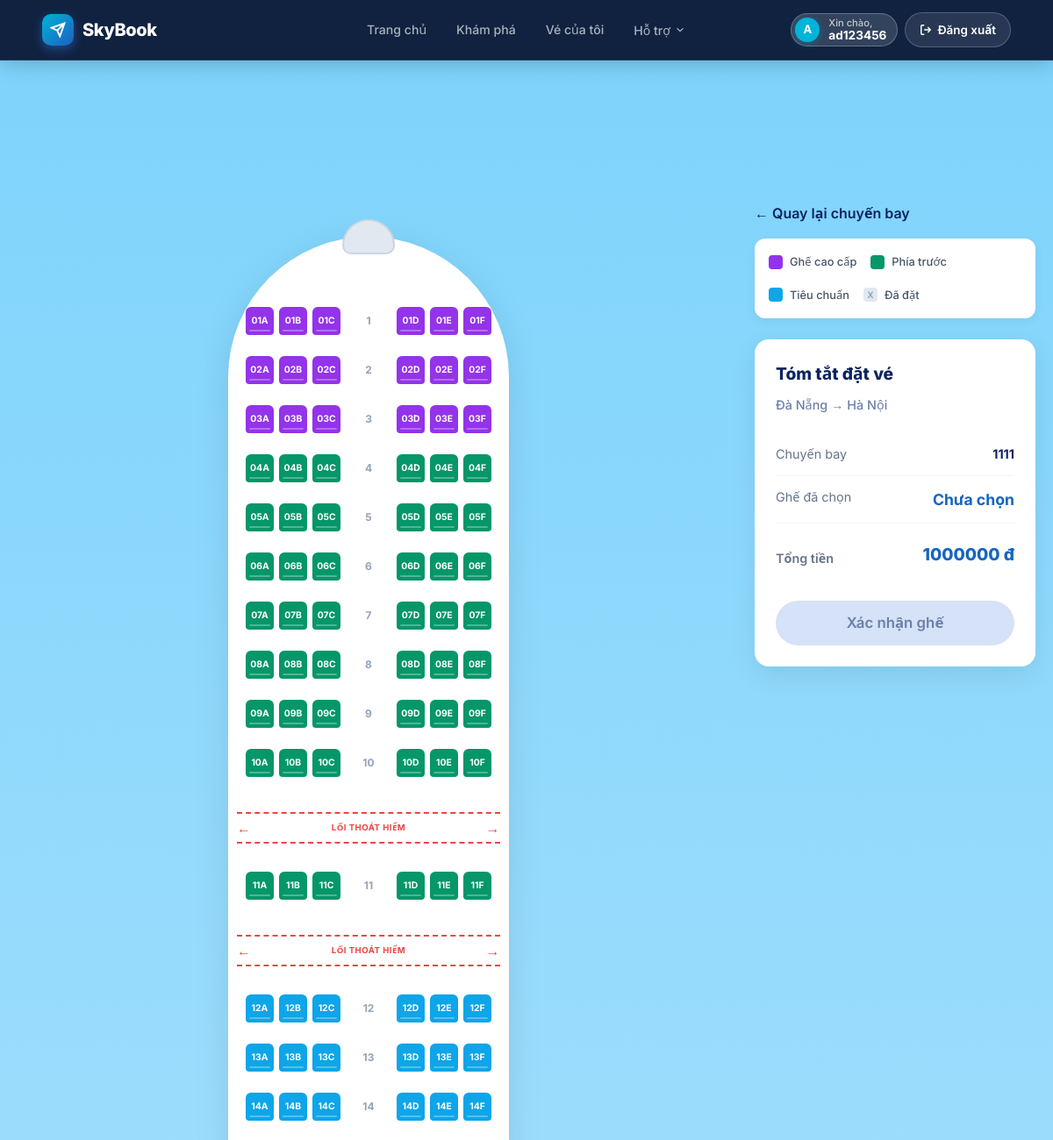
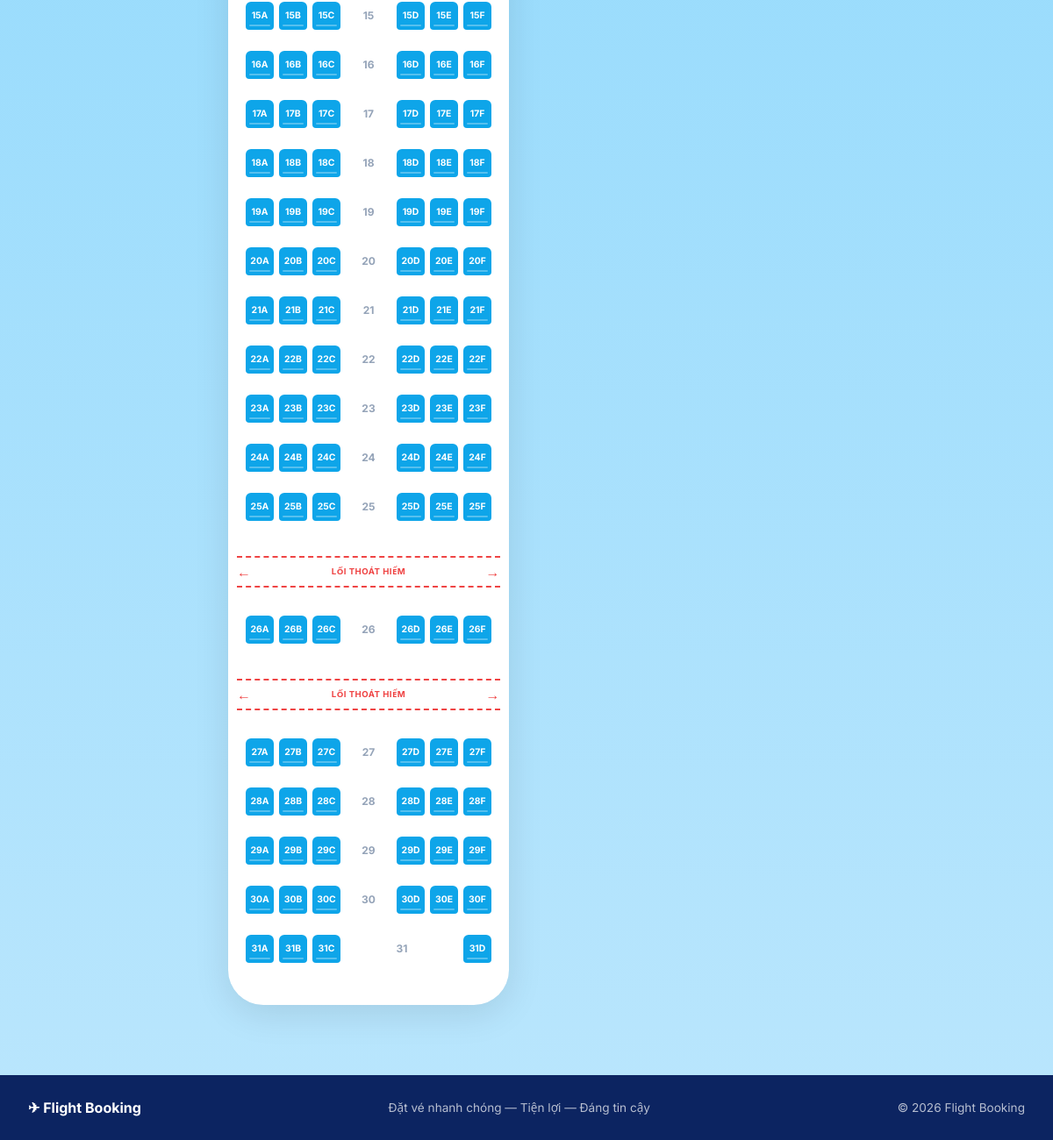
/bookings/create/3/ (signed in), run on the app's committed database (2 pictures, top to bottom).
### flights/models.py (models this page shows, shortened)
class Flight(models.Model):
    STATUS_CHOICES = [
        ("scheduled", "Scheduled"),
        ("boarding", "Boarding"),
        ("departed", "Departed"),
        ("completed", "Completed"),
        ("cancelled", "Cancelled"),
    ]
    flight_number = models.CharField(max_length=20, verbose_name="Flight Number")
    airline = models.ForeignKey(Airline, on_delete=models.CASCADE, related_name="flights", verbose_name="Airline")
    aircraft = models.ForeignKey(Aircraft, on_delete=models.CASCADE, related_name="flights", verbose_name="Aircraft")
    departure_airport = models.ForeignKey(Airport, on_delete=models.CASCADE, related_name="departures", verbose_name="Departure Airport")
    arrival_airport = models.ForeignKey(Airport, on_delete=models.CASCADE, related_name="arrivals", verbose_name="Arrival Airport")
    departure_time = models.DateTimeField(db_index=True, verbose_name="Departure Time")
    arrival_time = models.DateTimeField(verbose_name="Arrival Time")
    price = models.DecimalField(max_digits=12, decimal_places=2, verbose_name="Base Price")
    status = models.CharField(max_length=20, choices=STATUS_CHOICES, default="scheduled", db_index=True, verbose_name="Status")
    class Meta:
        verbose_name = "Flight"
        verbose_name_plural = "Flights"

class Airport(models.Model):
    name = models.CharField(max_length=150, verbose_name="Airport Name")
    code = models.CharField(max_length=10, unique=True, verbose_name="Airport Code")
    city = models.CharField(max_length=100, verbose_name="City")
    class Meta:
        verbose_name = "Airport"
        verbose_name_plural = "Airports"

### bookings/views.py (the view, shortened to what this page needs)
@login_required
@transaction.atomic
def create_booking(request, flight_id):
    flight = get_object_or_404(Flight, id=flight_id)
    all_seats = _generate_seats(flight)
    return render(
        request,
        "bookings/create.html",
        {"flight": flight, "all_seats": all_seats}
    )

### templates/bookings/create.html (shortened to what this page needs)
{% extends "base.html" %}
{% block content %}
<div class="booking-layout">
    <div class="plane-wrapper">
        <div class="plane-fuselage">
            <div class="cockpit"></div>
            <form method="POST" id="booking-form">
                {% for row in all_seats %}
                    {% if row.is_exit %}
                        <div class="exit-row">
                            <span class="exit-arrow">&larr;</span>
                            <span>Lối thoát hiểm</span>
                            <span class="exit-arrow">&rarr;</span>
                        </div>
                    {% endif %}
                    <div class="seat-row">
                        <div class="seat-group left">
                            {% for seat in row.seats|slice:":3" %}
                                <button type="button"
                                    class="seat {{ row.type }} {% if seat.taken %}taken{% endif %}"
                                    data-seat="{{ seat.code }}"
                                    onclick="selectSeat('{{ seat.code }}')">{{ seat.code }}</button>
                            {% endfor %}
                        </div>
                        <div class="aisle-number">{{ row.row_number }}</div>
                        <div class="seat-group right">
                            {% for seat in row.seats|slice:"3:" %}
                                <button type="button"
                                    class="seat {{ row.type }} {% if seat.taken %}taken{% endif %}"
                                    data-seat="{{ seat.code }}"
                                    onclick="selectSeat('{{ seat.code }}')">{{ seat.code }}</button>
                            {% endfor %}
                        </div>
                    </div>
                {% endfor %}
            </form>
        </div>
    </div>
    <div class="summary-sidebar">
        <a href="{% url 'flight_detail' flight.id %}" style="display:inline-block; margin-bottom: 16px; color: var(--navy); font-weight: 600; text-decoration: none;">&larr; Quay lại chuyến bay</a>
        <div class="seat-legend-card">
            <div class="legend-item"><div class="legend-box" style="background:#9333ea;"></div> Ghế cao cấp</div>
            <div class="legend-item"><div class="legend-box" style="background:#059669;"></div> Phía trước</div>
            <div class="legend-item"><div class="legend-box" style="background:#0ea5e9;"></div> Tiêu chuẩn</div>
            <div class="legend-item"><div class="legend-box" style="background:#e2e8f0; position:relative;"><span style="position:absolute;top:50%;left:50%;transform:translate(-50%,-50%);font-size:10px;color:#94a3b8;font-weight:bold;">X</span></div> Đã đặt</div>
        </div>
        <div class="summary-card">
            <div class="summary-title">Tóm tắt đặt vé</div>
            <div class="summary-route">{{ flight.departure_airport.city }} &rarr; {{ flight.arrival_airport.city }}</div>
            <div class="summary-row">
                <span style="color:#64748b;">Chuyến bay</span>
                <strong style="color:var(--navy);">{{ flight.flight_number }}</strong>
            </div>
            <div class="summary-row">
                <span style="color:#64748b;">Ghế đã chọn</span>
                <strong id="selected-seat-display" style="color:var(--blue); font-size:1.1rem;">Chưa chọn</strong>
            </div>
            <div class="summary-row total">
                <span style="color:#64748b; font-size:0.9rem; font-weight:600;">Tổng tiền</span>
                <span>{{ flight.price|floatformat:0 }} đ</span>
            </div>
            <button type="submit" form="booking-form" id="submit-btn" class="btn btn-primary btn-full" style="margin-top:24px; padding: 14px; border-radius: 99px; font-size:1.05rem;" disabled>Xác nhận ghế</button>
        </div>
    </div>
</div>
{% endblock %}

### templates/partials/navbar.html (shortened to what this page needs)
{% load static %}
<header class="navbar-glass" id="main-nav">
  <div class="navbar-inner">
    <a href="{% url 'home' %}" class="navbar-brand">
      <div class="brand-icon" style="background: linear-gradient(135deg, #00B4D8, #1E5FBE);">
        <svg width="18" height="18" viewBox="0 0 24 24" fill="none" stroke="currentColor" stroke-width="2.5">
          <path d="M22 2L11 13M22 2l-7 20-4-9-9-4 20-7z"/>
        </svg>
      </div>
      <span style="font-weight: 800;">SkyBook</span>
    </a>
    <nav class="nav-links">
      <a href="{% url 'home' %}" class="nav-link {% if request.resolver_match.url_name == 'home' %}nav-link--active{% endif %}">Trang chủ</a>
      <a href="{% url 'recommendations' %}" class="nav-link {% if request.resolver_match.url_name == 'recommendations' %}nav-link--active{% endif %}">Khám phá</a>
      {% if user.is_authenticated %}
        <a href="{% url 'my_bookings' %}" class="nav-link {% if request.resolver_match.url_name == 'my_bookings' %}nav-link--active{% endif %}">Vé của tôi</a>
      {% endif %}
      <div class="nav-dropdown" style="position: relative; display: inline-block;">
        <button class="nav-link dropdown-toggle" style="background: transparent; border: none; cursor: pointer; outline: none; font-family: inherit; display: flex; align-items: center; gap: 4px;">
          Hỗ trợ
          <svg width="14" height="14" viewBox="0 0 24 24" fill="none" stroke="currentColor" stroke-width="2"><polyline points="6 9 12 15 18 9"></polyline></svg>
        </button>
      </div>
    </nav>
    <div class="nav-actions">
      {% if user.is_authenticated %}
        <div class="nav-user-pill" style="background: rgba(255,255,255,0.15); border: 1px solid rgba(255,255,255,0.25); border-radius: 99px; padding: 4px 16px 4px 6px; display: flex; align-items: center; gap: 10px;">
          <div class="nav-avatar" style="background: #00B4D8; width: 32px; height: 32px; border-radius: 50%; display: flex; align-items: center; justify-content: center; font-weight: bold; color: white; box-shadow: 0 2px 8px rgba(0,180,216,0.3);">{{ user.username|slice:":1"|upper }}</div>
          <div class="nav-user-info" style="display: flex; flex-direction: column; line-height: 1.1;">
            <span class="nav-user-greeting" style="font-size: 0.7rem; color: rgba(255,255,255,0.7);">Xin chào,</span>
            <span class="nav-username" style="font-size: 0.85rem; font-weight: 700; color: white;">{{ user.username }}</span>
          </div>
        </div>
        <a href="{% url 'logout' %}" class="btn-nav-logout" title="Đăng xuất" style="background: rgba(255,255,255,0.1); color: #fff; border: 1px solid rgba(255,255,255,0.2); padding: 8px 16px; border-radius: 99px; display: flex; align-items: center; gap: 6px; font-weight: 600; text-decoration: none; transition: 0.2s;">
          <svg width="14" height="14" viewBox="0 0 24 24" fill="none" stroke="currentColor" stroke-width="2.5">
            <path d="M9 21H5a2 2 0 0 1-2-2V5a2 2 0 0 1 2-2h4M16 17l5-5-5-5M21 12H9"/>
          </svg>
          Đăng xuất
        </a>
      {% endif %}
    </div>
  </div>
</header>

### templates/bookings/create.html (style rules this page uses)
body { background: linear-gradient(to bottom, #7DD3FC, #BAE6FD) no-repeat center center fixed; background-size: cover; }
.booking-layout { display: grid; grid-template-columns: 1fr 320px; gap: 40px; max-width: 1200px; margin: 100px auto 40px; padding: 0 20px; align-items: start; }
.plane-wrapper { position: relative; display: flex; justify-content: center; padding: 40px 0; }
.plane-fuselage { position: relative; width: 320px; background: #ffffff; border-radius: 160px 160px 40px 40px; padding: 80px 20px 40px; box-shadow: 0 10px 40px rgba(0,0,0,0.1); z-index: 1; }
.cockpit { position: absolute; top: -20px; left: 50%; transform: translateX(-50%); width: 60px; height: 40px; background: #e2e8f0; border-radius: 30px 30px 10px 10px; border: 2px solid #cbd5e1; }
.seat-row { display: flex; justify-content: space-between; align-items: center; margin-bottom: 8px; }
.seat-group { display: flex; gap: 6px; }
.aisle-number { width: 30px; text-align: center; font-size: 0.75rem; font-weight: 700; color: #94a3b8; }
.seat { width: 32px; height: 32px; border-radius: 6px 6px 4px 4px; border: none; font-size: 0.65rem; font-weight: 700; color: #ffffff; cursor: pointer; transition: all 0.2s; display: flex; align-items: center; justify-content: center; position: relative; }
.seat::after { content: ''; position: absolute; bottom: 4px; left: 4px; right: 4px; height: 2px; background: rgba(255,255,255,0.3); border-radius: 1px; }
.seat.premium { background: #9333ea; }
.seat.front { background: #059669; }
.seat.standard { background: #0ea5e9; }
.exit-row { display: flex; justify-content: space-between; align-items: center; margin: 16px -10px; padding: 8px 0; border-top: 2px dashed #ef4444; border-bottom: 2px dashed #ef4444; font-size: 0.6rem; font-weight: 700; color: #ef4444; text-transform: uppercase; letter-spacing: 0.05em; }
.exit-arrow { font-size: 1rem; line-height: 1; }
.seat-legend-card { background: #ffffff; border-radius: 12px; padding: 16px; box-shadow: 0 4px 12px rgba(0,0,0,0.05); margin-bottom: 24px; display: flex; flex-wrap: wrap; gap: 16px; }
.legend-item { display: flex; align-items: center; gap: 8px; font-size: 0.8rem; font-weight: 500; color: #475569; }
.legend-box { width: 16px; height: 16px; border-radius: 4px; }
.summary-sidebar { position: sticky; top: 90px; }
.summary-card { background: #ffffff; border-radius: 16px; padding: 24px; box-shadow: 0 10px 30px rgba(0,0,0,0.08); }
.summary-title { font-size: 1.2rem; font-weight: 800; color: var(--navy); margin-bottom: 8px; }
.summary-route { color: var(--muted); font-size: 0.9rem; margin-bottom: 20px; font-weight: 500; }
.summary-row { display: flex; justify-content: space-between; padding: 12px 0; border-bottom: 1px solid #f1f5f9; font-size: 0.9rem; }
.summary-row.total { border-bottom: none; padding-top: 20px; font-weight: 800; font-size: 1.2rem; color: var(--blue); align-items: flex-end; }

### templates/partials/navbar.html (style rules this page uses)
header.navbar-glass { position: fixed !important; top: 0; left: 0; right: 0; width: 100%; z-index: 1000; transition: all 0.3s ease; background: rgba(15, 31, 61, 0.98) !important; backdrop-filter: blur(16px) !important; -webkit-backdrop-filter: blur(16px) !important; border-bottom: 1px solid rgba(255, 255, 255, 0.1) !important; box-shadow: 0 4px 24px rgba(0, 0, 0, 0.2) !important; }

### data on the page
Flight: departure_airport.city "Đà Nẵng", arrival_airport.city "Hà Nội", flight_number "1111", price "1000000"

### other printed values
{{ user.username|slice:":1"|upper }} "A"
{{ user.username }} "ad123456"
{{ seat.code }} "01A" "01B" "01C" "02A" "02B" "02C" "03A" "03B" "03C" "04A" "04B" "04C" "05A" "05B" "05C" "06A" "06B" "06C" "07A" "07B" "07C" "08A" "08B" "08C" "09A" "09B" "09C" "10A" "10B" "10C" "11A" "11B" "11C" "12A" "12B" "12C" "13A" "13B" "13C" "14A" "14B" "14C" "15A" "15B" "15C" "16A" "16B" "16C" "17A" "17B" "17C" "18A" "18B" "18C" "19A" "19B" "19C" "20A" "20B" "20C" "21A" "21B" "21C" "22A" "22B" "22C" "23A" "23B" "23C" "24A" "24B" "24C" "25A" "25B" "25C" "26A" "26B" "26C" "27A" "27B" "27C" "28A" "28B" "28C" "29A" "29B" "29C" "30A" "30B" "30C" "31A" "31B" "31C"
{{ row.row_number }} "1" "2" "3" "4" "5" "6" "7" "8" "9" "10" "11" "12" "13" "14" "15" "16" "17" "18" "19" "20" "21" "22" "23" "24" "25" "26" "27" "28" "29" "30" "31"
{{ seat.code }} "01D" "01E" "01F" "02D" "02E" "02F" "03D" "03E" "03F" "04D" "04E" "04F" "05D" "05E" "05F" "06D" "06E" "06F" "07D" "07E" "07F" "08D" "08E" "08F" "09D" "09E" "09F" "10D" "10E" "10F" "11D" "11E" "11F" "12D" "12E" "12F" "13D" "13E" "13F" "14D" "14E" "14F" "15D" "15E" "15F" "16D" "16E" "16F" "17D" "17E" "17F" "18D" "18E" "18F" "19D" "19E" "19F" "20D" "20E" "20F" "21D" "21E" "21F" "22D" "22E" "22F" "23D" "23E" "23F" "24D" "24E" "24F" "25D" "25E" "25F" "26D" "26E" "26F" "27D" "27E" "27F" "28D" "28E" "28F" "29D" "29E" "29F" "30D" "30E" "30F" "31D"
